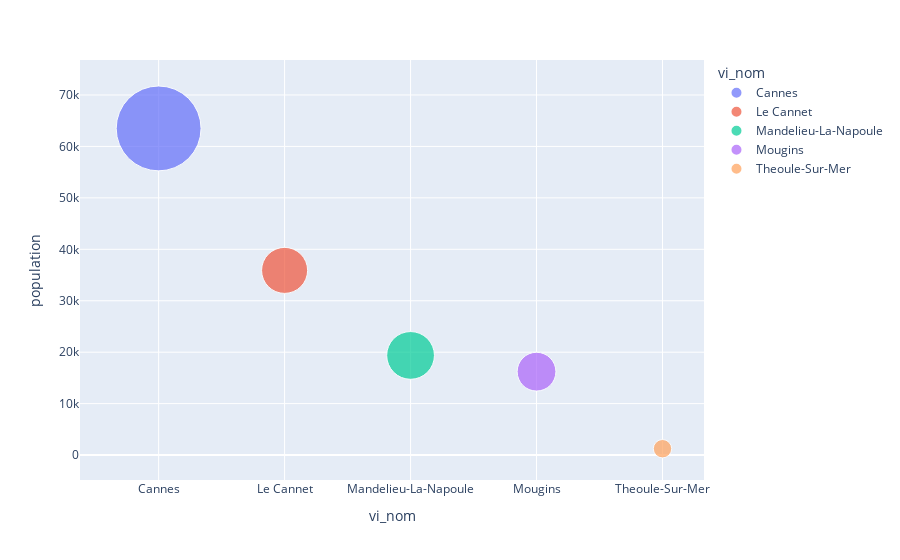

The notebook cell saved with this chart:
### Code cell
fig = px.scatter(df_pop_poids_ville, x="vi_nom", y="population", size="poids", color="vi_nom", size_max=60)
fig.show()

fig.write_html("../CliiinkApp/static/img/charts/collecte_pop_parville_nuage1.html")

### Figure 1 — Plotly figure (JSON) as saved in the notebook; plotly's stock layout.template omitted (floating-point values rounded to 4 significant figures)
{"data": [{"hovertemplate": "vi_nom=%{x}<br>population=%{y}<br>poids=%{marker.size}<extra></extra>", "legendgroup": "Cannes", "marker": {"color": "#636efa", "size": [7468078], "sizemode": "area", "sizeref": 2074.0, "symbol": "circle"}, "mode": "markers", "name": "Cannes", "orientation": "v", "showlegend": true, "type": "scatter", "x": ["Cannes"], "xaxis": "x", "y": [63499], "yaxis": "y"}, {"hovertemplate": "vi_nom=%{x}<br>population=%{y}<br>poids=%{marker.size}<extra></extra>", "legendgroup": "Le Cannet", "marker": {"color": "#EF553B", "size": [2196647], "sizemode": "area", "sizeref": 2074.0, "symbol": "circle"}, "mode": "markers", "name": "Le Cannet", "orientation": "v", "showlegend": true, "type": "scatter", "x": ["Le Cannet"], "xaxis": "x", "y": [35902], "yaxis": "y"}, {"hovertemplate": "vi_nom=%{x}<br>population=%{y}<br>poids=%{marker.size}<extra></extra>", "legendgroup": "Mandelieu-La-Napoule", "marker": {"color": "#00cc96", "size": [2364881], "sizemode": "area", "sizeref": 2074.0, "symbol": "circle"}, "mode": "markers", "name": "Mandelieu-La-Napoule", "orientation": "v", "showlegend": true, "type": "scatter", "x": ["Mandelieu-La-Napoule"], "xaxis": "x", "y": [19371], "yaxis": "y"}, {"hovertemplate": "vi_nom=%{x}<br>population=%{y}<br>poids=%{marker.size}<extra></extra>", "legendgroup": "Mougins", "marker": {"color": "#ab63fa", "size": [1560397], "sizemode": "area", "sizeref": 2074.0, "symbol": "circle"}, "mode": "markers", "name": "Mougins", "orientation": "v", "showlegend": true, "type": "scatter", "x": ["Mougins"], "xaxis": "x", "y": [16212], "yaxis": "y"}, {"hovertemplate": "vi_nom=%{x}<br>population=%{y}<br>poids=%{marker.size}<extra></extra>", "legendgroup": "Theoule-Sur-Mer", "marker": {"color": "#FFA15A", "size": [351445], "sizemode": "area", "sizeref": 2074.0, "symbol": "circle"}, "mode": "markers", "name": "Theoule-Sur-Mer", "orientation": "v", "showlegend": true, "type": "scatter", "x": ["Theoule-Sur-Mer"], "xaxis": "x", "y": [1235], "yaxis": "y"}], "layout": {"legend": {"itemsizing": "constant", "title": {"text": "vi_nom"}, "tracegroupgap": 0}, "margin": {"t": 60}, "xaxis": {"anchor": "y", "categoryarray": ["Cannes", "Le Cannet", "Mandelieu-La-Napoule", "Mougins", "Theoule-Sur-Mer"], "categoryorder": "array", "domain": [0, 1], "title": {"text": "vi_nom"}}, "yaxis": {"anchor": "x", "domain": [0, 1], "title": {"text": "population"}}}}
